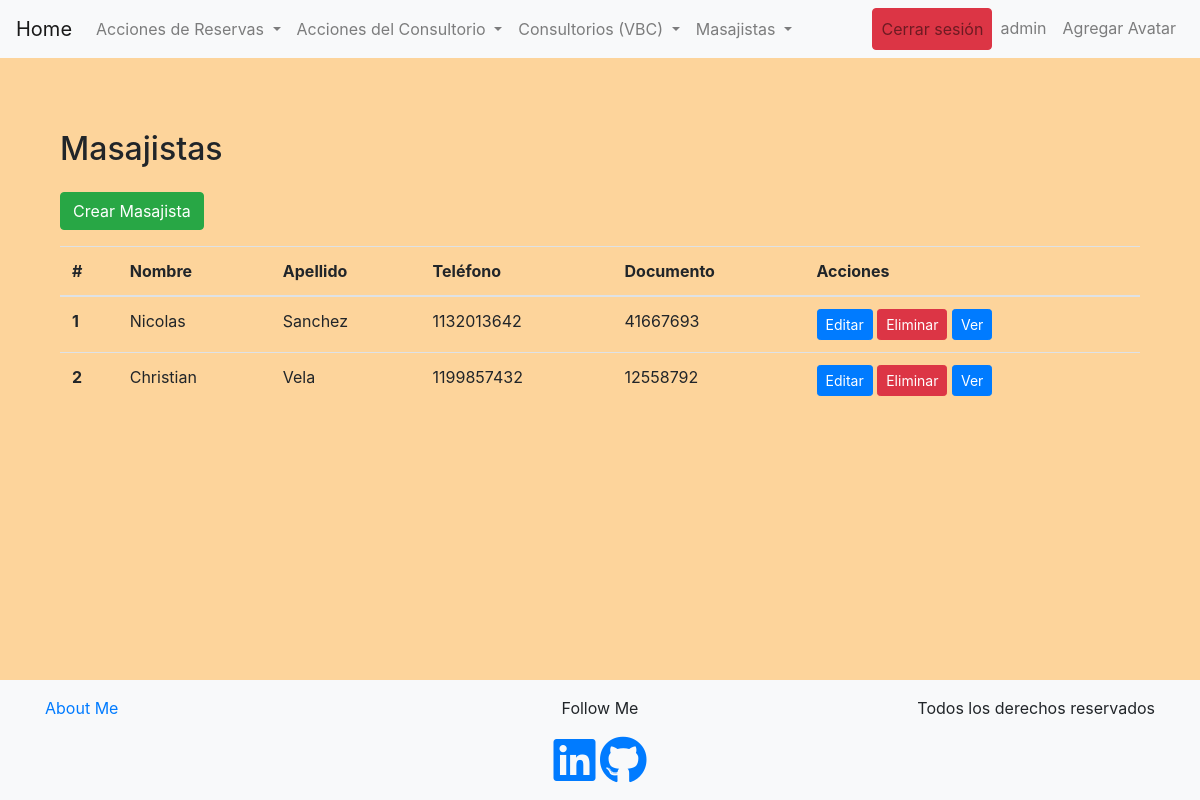
The page /bookings/masajista/list (signed in) on the database as committed earlier.
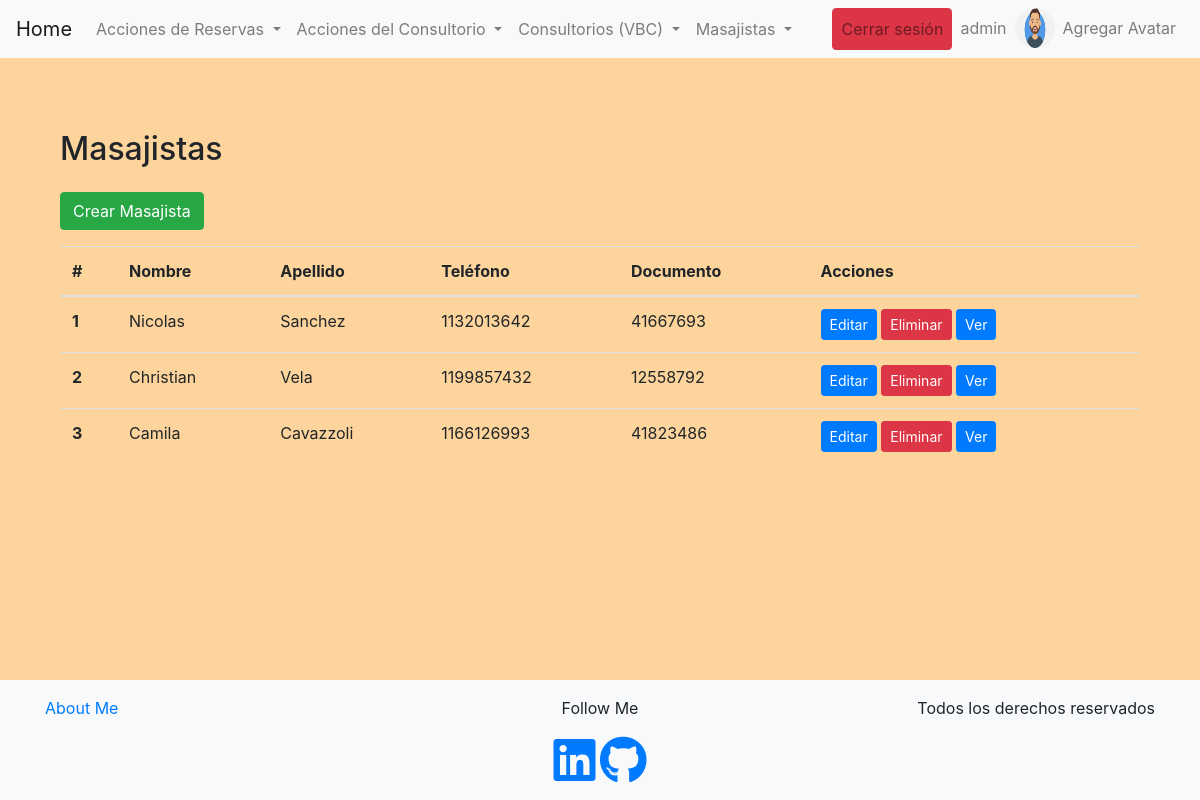
The same page on the database as committed later.
### bookings/models.py (models this page shows, shortened)
class Masajista(models.Model):
    nombre = models.CharField(max_length=50)
    apellido = models.CharField(max_length=50)
    documento = models.IntegerField(default=None)
    telefono = models.IntegerField(default=None)

class Avatar(models.Model):
    user = models.OneToOneField(User, on_delete=models.CASCADE, related_name='avatar')
    image = models.ImageField(upload_to='avatars/')

### bookings/views.py (the view)
# urls.py: path("masajista/list", therapist_list_view, name="masajista-list"),
def therapist_list_view(request):
    masajista = Masajista.objects.all()
    contexto = {'masajistas': masajista}
    return render(request, "bookings/therapist-list.html", contexto)

### bookings/templates/bookings/therapist-list.html (shortened to what this page needs)
{% extends 'bookings/base.html' %}
{% block content %}
<section class="py-5">
    <div class="container">
        <h2 class="mb-4">Masajistas</h2>
        <div class="d-flex justify-content-between align-items-center mb-3">
            <a href="{% url 'masajista-create' %}" class="btn btn-success">Crear Masajista</a>
        </div>
        <table class="table">
            <thead>
                <tr>
                    <th scope="col">#</th>
                    <th scope="col">Nombre</th>
                    <th scope="col">Apellido</th>
                    <th scope="col">Teléfono</th>
                    <th scope="col">Documento</th>
                    <th scope="col">Acciones</th>
                </tr>
            </thead>
            <tbody>
                {% for masajista in masajistas %}
                    <tr>
                        <th scope="row">{{ forloop.counter }}</th>
                        <td>{{ masajista.nombre }}</td>
                        <td>{{ masajista.apellido }}</td>
                        <td>{{ masajista.telefono }}</td>
                        <td>{{ masajista.documento }}</td>
                        <td>
                            {% if user.is_authenticated and user.is_staff %}
                            <a href="{% url 'masajista-update' masajista.id %}" class="btn btn-primary btn-sm">Editar</a>
                            <a href="{% url 'masajista-delete' masajista.id %}" class="btn btn-danger btn-sm">Eliminar</a>
                            {% endif %}
                            <a href="{% url 'masajista-detail' masajista.id %}" class="btn btn-primary btn-sm">Ver</a>
                        </td>
                    </tr>
                {% empty %}
                    <tr>
                        <td colspan="3">No hay masajistas disponibles.</td>
                    </tr>
                {% endfor %}
            </tbody>
        </table>
    </div>
</section>
{% endblock %}

### bookings/templates/bookings/base.html (shortened to what this page needs)
{% load static %}
<!DOCTYPE html>
<html lang="en">
<head>
    <link rel="stylesheet" href="https://stackpath.bootstrapcdn.com/bootstrap/4.5.2/css/bootstrap.min.css">
    <link rel="stylesheet" href="https://cdnjs.cloudflare.com/ajax/libs/font-awesome/5.15.4/css/all.min.css">
    <link rel="stylesheet" type="text/css" href="{% static 'css/styles.css' %}">
</head>
<body class="d-flex flex-column min-vh-100">
    <nav class="navbar navbar-expand-lg navbar-light bg-light">
        {% if user.is_authenticated %}
        <a class="navbar-brand" href="{% url 'home' %}">Home</a>
        {% endif %}
        <div class="collapse navbar-collapse" id="navbarNav">
            <ul class="navbar-nav mr-auto">
                {% if user.is_authenticated %}
                <li class="nav-item dropdown">
                    <a class="nav-link dropdown-toggle" href="#" id="reservasDropdown" role="button" data-toggle="dropdown"
                        aria-haspopup="true" aria-expanded="false">
                        Acciones de Reservas
                    </a>
                </li>
                <li class="nav-item dropdown">
                    <a class="nav-link dropdown-toggle" href="#" id="consultorioDropdown" role="button" data-toggle="dropdown"
                        aria-haspopup="true" aria-expanded="false">
                        Acciones del Consultorio
                    </a>
                </li>
                <li class="nav-item dropdown">
                    <a class="nav-link dropdown-toggle" href="#" id="navbarDropdownMenuLinkSala" role="button" data-toggle="dropdown"
                        aria-haspopup="true" aria-expanded="false">
                        Consultorios (VBC)
                    </a>
                </li>
                <li class="nav-item dropdown">
                    <a class="nav-link dropdown-toggle" href="#" id="navbarDropdownMenuLinkMasajista" role="button"
                        data-toggle="dropdown" aria-haspopup="true" aria-expanded="false">
                        Masajistas
                    </a>
                </li>
                {% endif %}
            </ul>
            <ul class="navbar-nav ml-auto">
                {% if user.is_authenticated %}
                <li class="nav-item">
                    <a class="nav-link btn btn-danger" href="{% url 'logout' %}">Cerrar sesión</a>
                </li>
                <li class="nav-item">
                    <a class="nav-link" href="{% url 'edit-profile'%}">{{user.username}}</a>
                </li>
                <li class="nav-item">
                    {% if user.avatar.image %}
                    <img src="{{ user.avatar.image.url }}" alt="Avatar" style="height: 40px; width: 40px; border-radius: 50%;">
                    {% endif %}
                    <li class="nav-item">
                        <a href="{% url 'avatar-edit' %}" class="nav-link">Agregar Avatar</a>
                    </li>
                </li>
                {% endif %}
            </ul>
        </div>
    </nav>
    <div class="container mt-4">
        {% block content %}{% endblock content %}
    </div>
    <footer class="mt-auto py-3 bg-light">
        <div class="container text-center">
            <div class="row">
                <div class="col-md-4 text-md-left">
                    <a href="{% url 'about-me' %}">About Me</a>
                </div>
                <div class="col-md-4">
                    <p>Follow Me</p>
                    <a href="https://www.linkedin.com/in/pablo-cala-152a46202/" target="_blank" class="footer-icons"><i class="fab fa-linkedin fa-3x"></i></a>
                    <a href="https://github.com/Pablocala98" target="_blank" class="footer-icons"><i class="fab fa-github fa-3x"></i></a>
                </div>
                <div class="col-md-4 text-md-right">
                    <p>Todos los derechos reservados</p>
                </div>
            </div>
        </div>
    </footer>
</body>
</html>

Rows that differ between the two databases and show on the page:
added Masajista: nombre "Camila", apellido "Cavazzoli", telefono "1166126993", documento "41823486"
